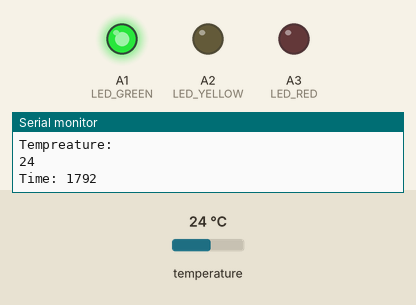
Recording of a sketch running on a simulated Arduino Uno, built with avr-gcc and run on an emulated ATmega328P. Shown: output pins drawn as LEDs (lit = HIGH), the last lines printed to the serial monitor. The test bench sets the inputs (shaded band); at power-on: temperature 24 °C.

Above: at 2.5 s.
2.6 s: temperature set to 35.1 °C
4.7 s: temperature set to 36.3 °C
At 5.6 s:
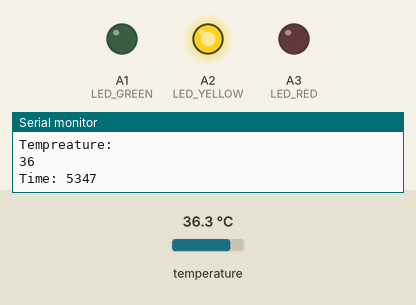
6.8 s: temperature set to 39.1 °C
8.3 s: temperature set to 40.5 °C
At 10.1 s:
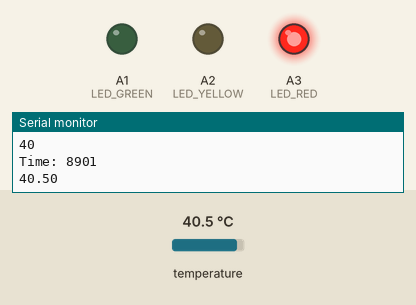
10.4 s: temperature set to 12 °C
At 11.8 s:
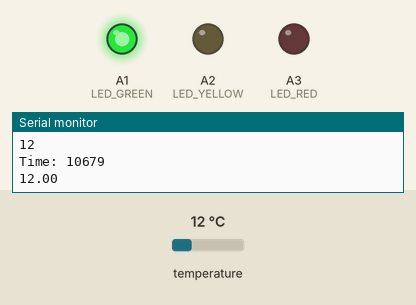
12.1 s: temperature set to 41 °C
At 13.8 s:
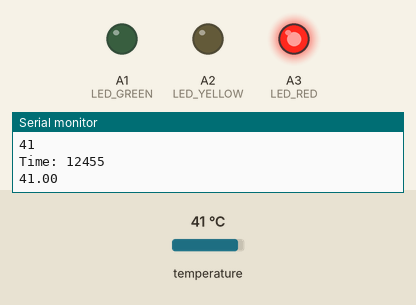
Timing chart, 0 to 14.9 s (numbered marks = the images above; inputs shaded):
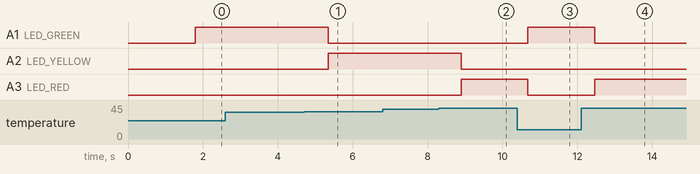

The sketch:

Shower-Power.ino
```cpp
#include <OneWire.h>
#include <DallasTemperature.h>

#define ONE_WIRE_BUS 2
#define LED_GREEN A1
#define LED_YELLOW A2
#define LED_RED A3
#define TIME_CRITICAL 60000//1*60*1000
#define TIME_SUPER_CRITICAL 120000 // 2*60*1000
unsigned long time;
OneWire oneWire(ONE_WIRE_BUS);
DallasTemperature sensors(&oneWire);

void setup(void)
{
 // start serial port
 Serial.begin(9600);
 Serial.println("Dallas Temperature IC Control Library Demo");
 // Start up the library
 sensors.begin();
  pinMode(LED_GREEN,OUTPUT);
  pinMode(LED_YELLOW,OUTPUT);
  pinMode(LED_RED,OUTPUT);
}
void loop(void)
{
  time = millis();
  Serial.print("Time: ");
  Serial.println(time); //prints time since program started
  sensors.requestTemperatures(); // Send the command to get temperature readings
  Serial.println(sensors.getTempCByIndex(0));
  delay(1000);
  int temp = sensors.getTempCByIndex(0);
  Serial.println("Tempreature: ");
  Serial.println(temp);
   if (temp>=40 || time >= TIME_SUPER_CRITICAL)
  {
    //RED
    digitalWrite(LED_GREEN,LOW);
    digitalWrite(LED_YELLOW,LOW);
    digitalWrite(LED_RED,HIGH);
  }
  else if (temp>=36 || time >= TIME_CRITICAL)
  {
    //YELLOW
    digitalWrite(LED_GREEN,LOW);
    digitalWrite(LED_YELLOW,HIGH);
    digitalWrite(LED_RED,LOW);
  }
  else
  {
    //GREEN
    digitalWrite(LED_GREEN,HIGH);
    digitalWrite(LED_YELLOW,LOW);
    digitalWrite(LED_RED,LOW);
  }

}
```

Measured:
- the behaviour switches between 35.9 and 36 °C on temperature (found by bisection; images 0 and 1)
- the behaviour switches between 39.9 and 40 °C on temperature (found by bisection; images 1 and 2)
- after the input at 4.7 s, A1 (LED_GREEN): HIGH → LOW after 0.65 s; A2 (LED_YELLOW): LOW → HIGH after 0.65 s
- after the input at 8.3 s, A2 (LED_YELLOW): HIGH → LOW after 0.60 s; A3 (LED_RED): LOW → HIGH after 0.60 s
- after the input at 10.4 s, A1 (LED_GREEN): LOW → HIGH after 0.28 s; A3 (LED_RED): HIGH → LOW after 0.28 s
- after the input at 12.1 s, A1 (LED_GREEN): HIGH → LOW after 0.36 s; A3 (LED_RED): LOW → HIGH after 0.36 s
